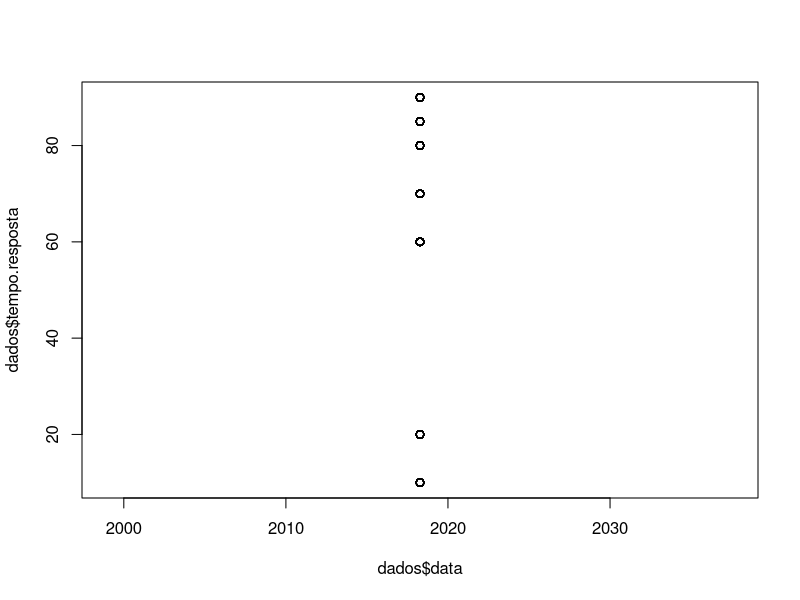

Source code (R):
## ---- chunk 1
# NÃO ALTERE O CÓDIGO NESTE CAMPO
knitr::opts_chunk$set(echo = TRUE)
library(dplyr)
library(ggplot2)
## ---- chunk 2
setClass("timestamp")
setAs("character","timestamp", function(from) as.POSIXct(from, format="%Y-%m-%dT%H:%M:%S"))
dados <- read.csv(file="resultado.csv", header=TRUE, sep=",", colClasses = c("timestamp", "integer"))
#colClasses = c("character", "factor", "integer", "numeric", "Date", "logical")))
## ---- chunk 3
summary(dados$tempo.resposta)
plot(x=dados$data, y=dados$tempo.resposta)
#qplot(y = pdif, x = genero, data = cdc, geom = "boxplot")
#qplot(x = data, fill = tempo.resposta, data = dados)
